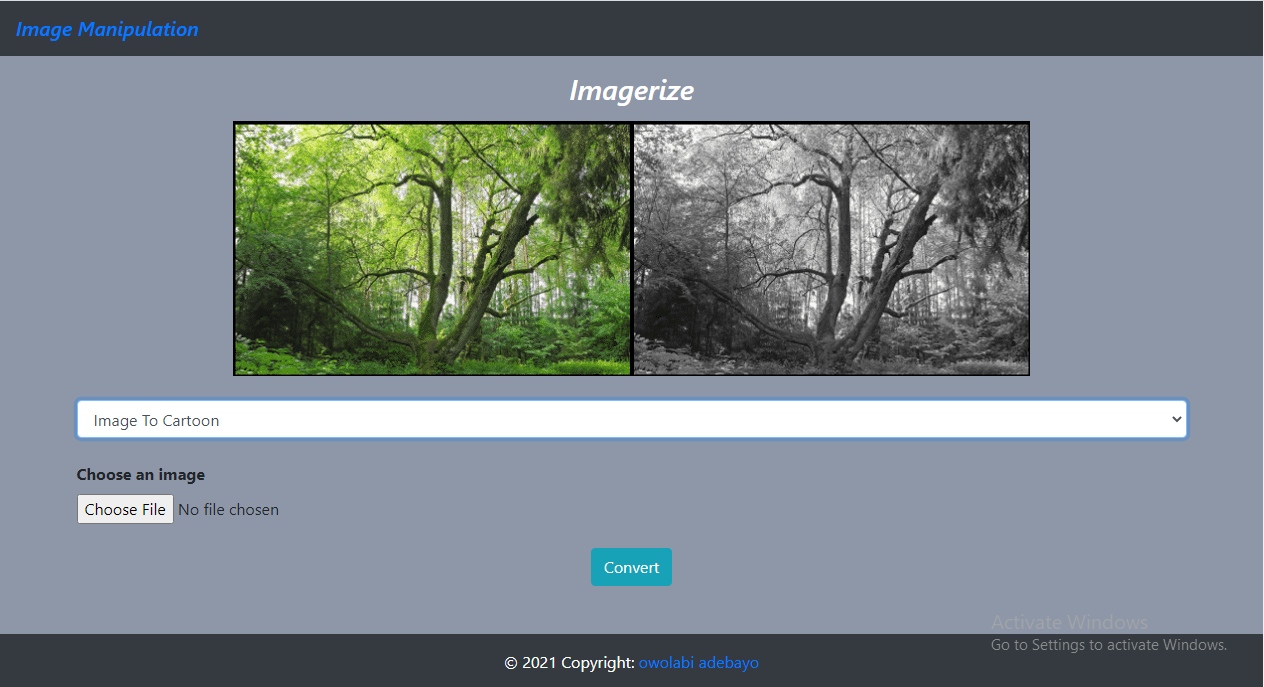
#> input picture img.png, 1264 x 687 px
$ python cartoonizer.py ../../img.png out.png
#> lines starting #> are read from the running program, lines starting #| are printed output that depends on the picture; after the words box and inside, x2 and y2 are one past the last pixel; in counts of white or black regions, pixels touching at a corner belong together
#> further down, image is the input picture: shape (687, 1264, 3); mean B, G, R 137.2, 132.9, 123.4
#!/usr/bin/env python
import argparse
import time
import numpy as np
from collections import defaultdict
from scipy import stats
import cv2


def cartoonize(image):
    """
    convert image into cartoon-like image
    image: input PIL image
    """

    output = np.array(image)
    #print(output)
    x, y, c = output.shape
#> x = 687; y = 1264; c = 3
    # hists = []
    for i in range(c):
        output[:, :, i] = cv2.bilateralFilter(output[:, :, i], 5, 50, 50)
        # hist, _ = np.histogram(output[:, :, i], bins=np.arange(256+1))
        # hists.append(hist)
    edge = cv2.Canny(output, 100, 200)
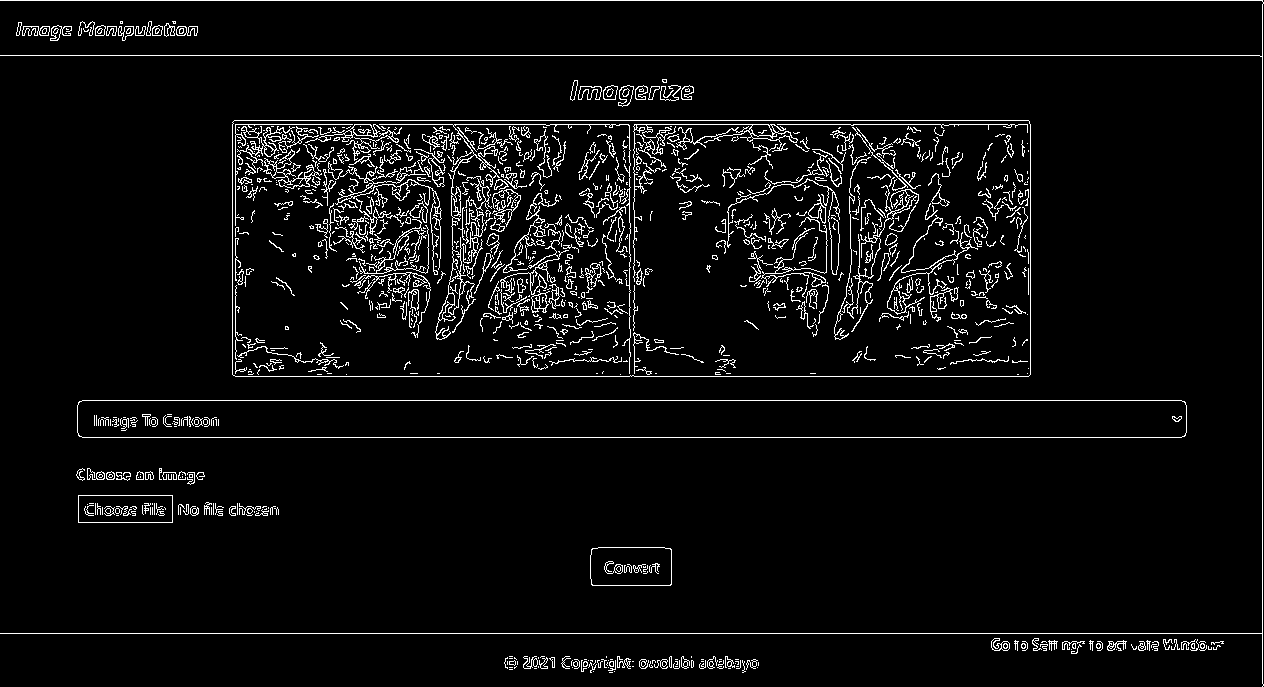
#> edge: shape (687, 1264); 4.9% white in thin lines or dots

    output = cv2.cvtColor(output, cv2.COLOR_RGB2HSV)
#> output: shape (687, 1264, 3); mean H, S, V 21.3, 45.9, 143.8

    hists = []
    #H
    hist, _ = np.histogram(output[:, :, 0], bins=np.arange(180+1))
#> hist = 180 values, max 458649 at index 10, min 0 at index 59, mean 4824.3
    hists.append(hist)
    #S
    hist, _ = np.histogram(output[:, :, 1], bins=np.arange(256+1))
#> hist = 256 values, max 447188 at index 39, min 2 at index 248, mean 3392.1
    hists.append(hist)
    #V
    hist, _ = np.histogram(output[:, :, 2], bins=np.arange(256+1))
#> hist = 256 values, max 449889 at index 168, min 2 at index 18, mean 3392.1
    hists.append(hist)

    C = []
    for h in hists:
        C.append(k_histogram(h))
#> this loop made 3 passes
#> after the loop, C = [[9, 77, 144], [33, 83, 121, 160, 220], [31, 66, 116, 168, 247]]
    print("centroids: {0}".format(C))
#| centroids: [array([  9.,  77., 144.]), array([ 33.,  83., 121., 160., 220.]), array([ 31.,  66., 116., 168., 247.])]

    output = output.reshape((-1, c))
    for i in range(c):
        channel = output[:, i]
        index = np.argmin(np.abs(channel[:, np.newaxis] - C[i]), axis=1)
        output[:, i] = C[i][index]
    output = output.reshape((x, y, c))
#> output: shape (687, 1264, 3); mean H, S, V 20.7, 45.8, 143.3
    output = cv2.cvtColor(output, cv2.COLOR_HSV2RGB)
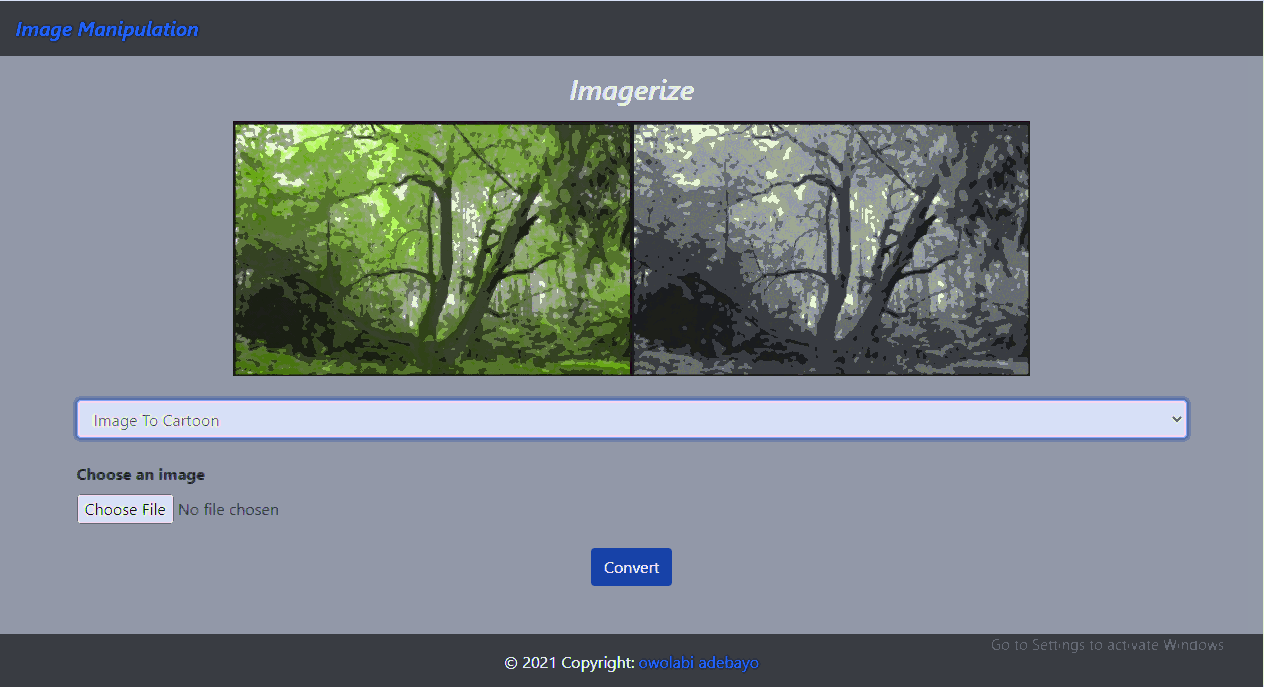
#> output: shape (687, 1264, 3); mean B, G, R 135.9, 130.4, 122.4

    contours, _ = cv2.findContours(edge,
                                   cv2.RETR_EXTERNAL,
                                   cv2.CHAIN_APPROX_NONE)
#> contours = 179 contours, 136 with area under 20; largest, box (x1, y1, x2, y2) and area: (232, 120, 1031, 377) 204273, (77, 400, 1187, 438) 40999, (590, 547, 672, 586) 3049, (78, 495, 173, 523) 2538, (618, 85, 634, 107) 206
    # for i in range(len(contours)):
    #     tmp = contours[i]
    #     contours[i] = cv2.approxPolyDP(tmp, 2, False)
    cv2.drawContours(output, contours, -1, 0, thickness=1)
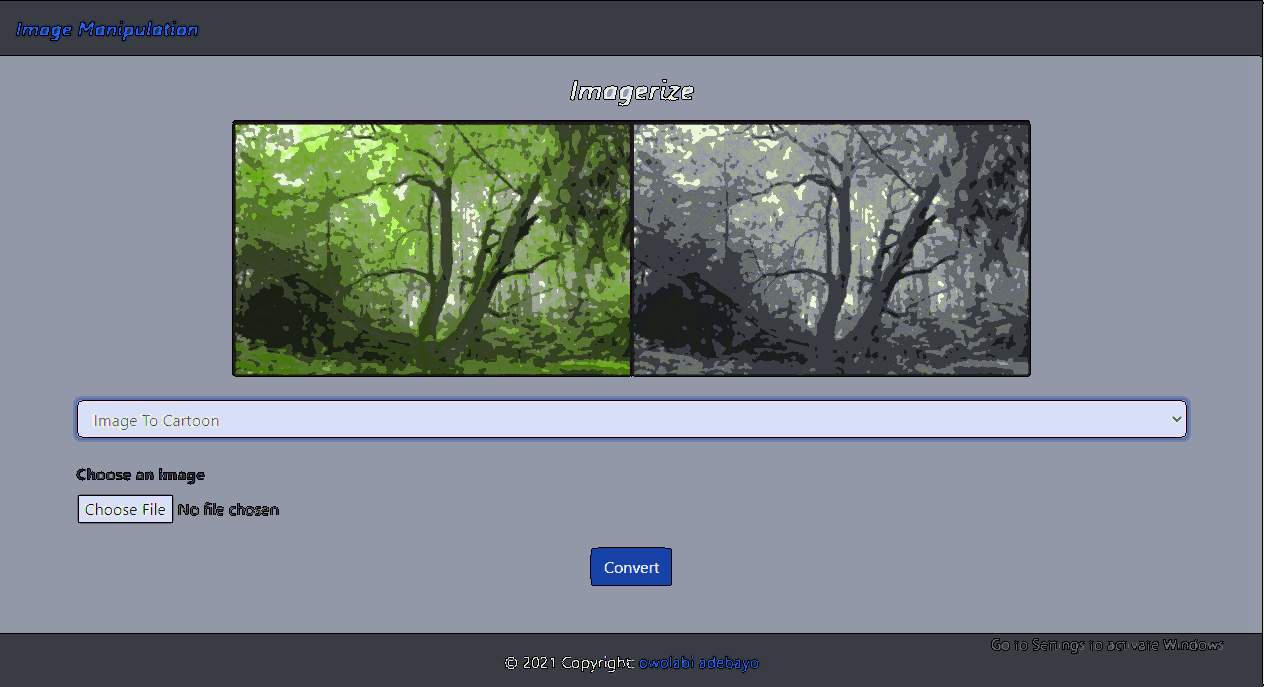
#> output: shape (687, 1264, 3); 1.52% of pixels changed, all inside (x1, y1, x2, y2) = (0, 0, 1264, 687)
    return output


def update_C(C, hist):
    """
    update centroids until they don't change
    """
    while True:
        groups = defaultdict(list)
        #assign pixel values
        for i in range(len(hist)):
            if hist[i] == 0:
                continue
            d = np.abs(C-i)
            index = np.argmin(d)
            groups[index].append(i)

        new_C = np.array(C)
        for i, indice in groups.items():
            if np.sum(hist[indice]) == 0:
                continue
            new_C[i] = int(np.sum(indice*hist[indice])/np.sum(hist[indice]))
        if np.sum(new_C-C) == 0:
            break
        C = new_C
    return C, groups


def k_histogram(hist):
    """
    choose the best K for k-means and get the centroids
    """
    alpha = 0.001              # p-value threshold for normaltest
    N = 80                      # minimun group size for normaltest
    C = np.array([128])

    while True:
        C, groups = update_C(C, hist)

        #start increase K if possible
        new_C = set()     # use set to avoid same value when seperating centroid
        for i, indice in groups.items():
            #if there are not enough values in the group, do not seperate
            if len(indice) < N:
                new_C.add(C[i])
                continue

            # judge whether we should seperate the centroid
            # by testing if the values of the group is under a
            # normal distribution
            z, pval = stats.normaltest(hist[indice])
            if pval < alpha:
                #not a normal dist, seperate
                left = 0 if i == 0 else C[i-1]
                right = len(hist)-1 if i == len(C)-1 else C[i+1]
                delta = right-left
                if delta >= 3:
                    c1 = (C[i]+left)/2
                    c2 = (C[i]+right)/2
                    new_C.add(c1)
                    new_C.add(c2)
                else:
                    # though it is not a normal dist, we have no
                    # extra space to seperate
                    new_C.add(C[i])
            else:
                # normal dist, no need to seperate
                new_C.add(C[i])
        if len(new_C) == len(C):
            break
        else:
            C = np.array(sorted(new_C))
    return C

if __name__ == '__main__':
    parser = argparse.ArgumentParser()
    parser.add_argument('input', help='input image')
    parser.add_argument('output', help='output cartoonized image')

    args = parser.parse_args()

    # image = Image.open(args.input)
    image = cv2.imread(args.input)
    start_time = time.time()
    output = cartoonize(image)
    end_time = time.time()
    t = end_time-start_time
    print('time: {0}s'.format(t))
    cv2.imwrite(args.output, output)
